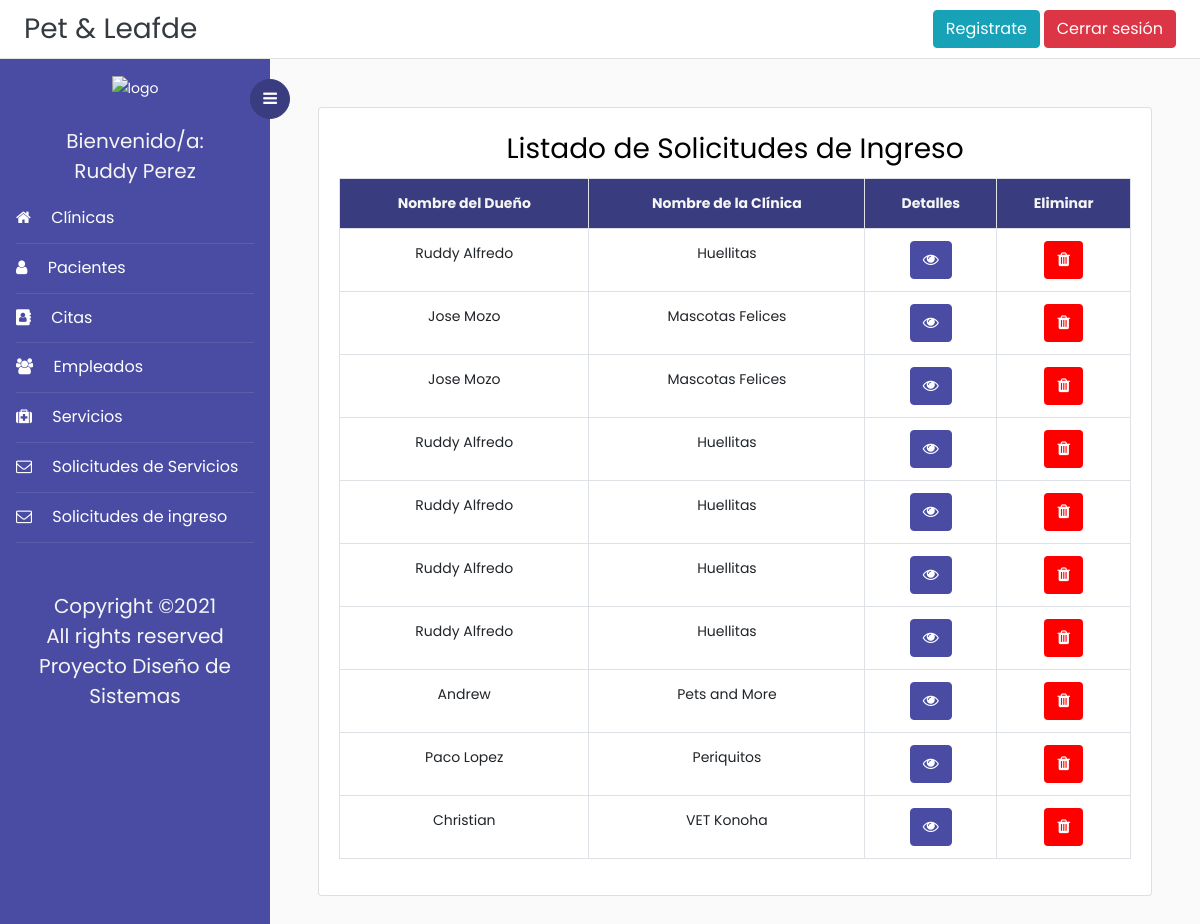
The app's page /listadoSolicitudes/ (signed in), older data.
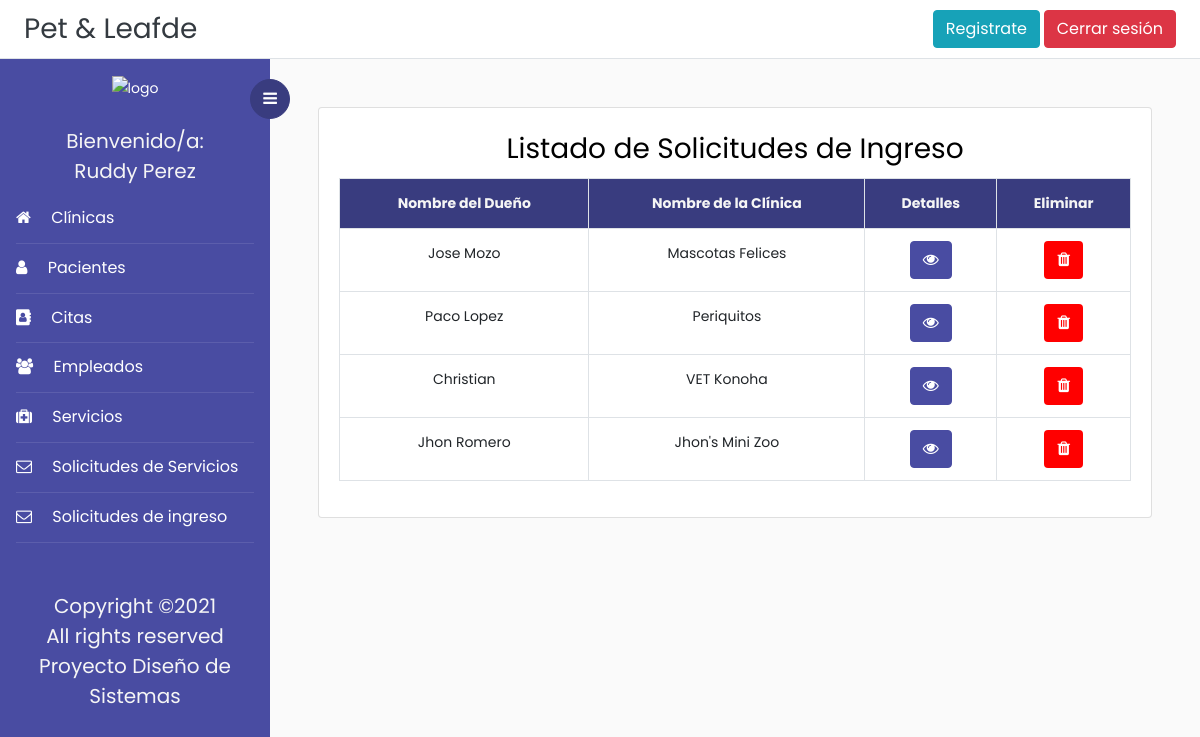
The same page, newer data.
### Veterinaria/models.py (models this page shows, shortened)
class Solicitudes(models.Model):
    solicitante = models.CharField(max_length=100, validators=[solo_Letras])
    nombreClinica = models.CharField(max_length=100, validators=[solo_Letras])
    direccionClinica = models.CharField(max_length=500)
    horariosClinica = models.CharField(max_length=500)
    telefonoClinica = models.CharField(max_length=10, help_text="####-####", validators=[formato_Telefono])
    serviciosClinica = models.CharField(max_length=500)

### Veterinaria/views.py (the view)
# urls.py: path('listadoSolicitudes/', login_required(ListarSolicitudes.as_view()), name='listado_solicitudes'),
class ListarSolicitudes(ListView):
    model = Solicitudes
    template_name = 'Plantillas/listadoSolicitudes.html'
    context_object_name = 'solicitudes'

### Veterinaria/templates/Plantillas/listadoSolicitudes.html (shortened to what this page needs)
{% extends 'base.html' %}
{% block content %}
<div class="row">
	<div class="col-md" >
		<div class="card">
			<div class="card-body" >
				<h3 align ="center">Listado de Solicitudes de Ingreso</h3>
				<table class="table table-bordered ">
					<tr style="text-align: center; background-color: #393c7f; color:whitesmoke;">
			<th style="text-align: center">Nombre del Dueño</th>
			<th style="text-align: center">Nombre de la Clínica</th>
			<th style="text-align: center">Detalles</th>
			<th style="text-align: center">Eliminar</th>
		</tr>
		{% for p in solicitudes %}
			<tr>
				<td style="text-align: center">
					<div>{{p.solicitante}}</div>
				</td>
				<td style="text-align: center">
				{{p.nombreClinica}}
				</td>
				<td style="text-align: center" >
    				<a href="{% url 'detalle_solicitud' p.id %}" class="btn btn-primary"><i class="fa fa-eye" aria-hidden="true"></i></a>
				</td>
				<td style="text-align: center" >
					<button onclick="return abrir_modal('{% url 'eliminar_solicitud_ingreso' p.pk %}')"  style="color:white; background-color:red" class="btn btn-successtn"><i class="fa fa-trash" aria-hidden="true"></i></button>
				</td>
			</tr>
		{% endfor %}
	</table>
</div>
</div>
</div>
</div>&nbsp;
{% endblock content%}

Row changes from the older to the newer data that the page shows:
removed Solicitudes: solicitante "Ruddy Alfredo", nombreClinica "Huellitas"
removed Solicitudes: solicitante "Jose Mozo", nombreClinica "Mascotas Felices"
removed Solicitudes: solicitante "Ruddy Alfredo", nombreClinica "Huellitas"
removed Solicitudes: solicitante "Ruddy Alfredo", nombreClinica "Huellitas"
removed Solicitudes: solicitante "Ruddy Alfredo", nombreClinica "Huellitas"
removed Solicitudes: solicitante "Ruddy Alfredo", nombreClinica "Huellitas"
removed Solicitudes: solicitante "Andrew", nombreClinica "Pets and More"
added Solicitudes: solicitante "Jhon Romero", nombreClinica "Jhon's Mini Zoo"
